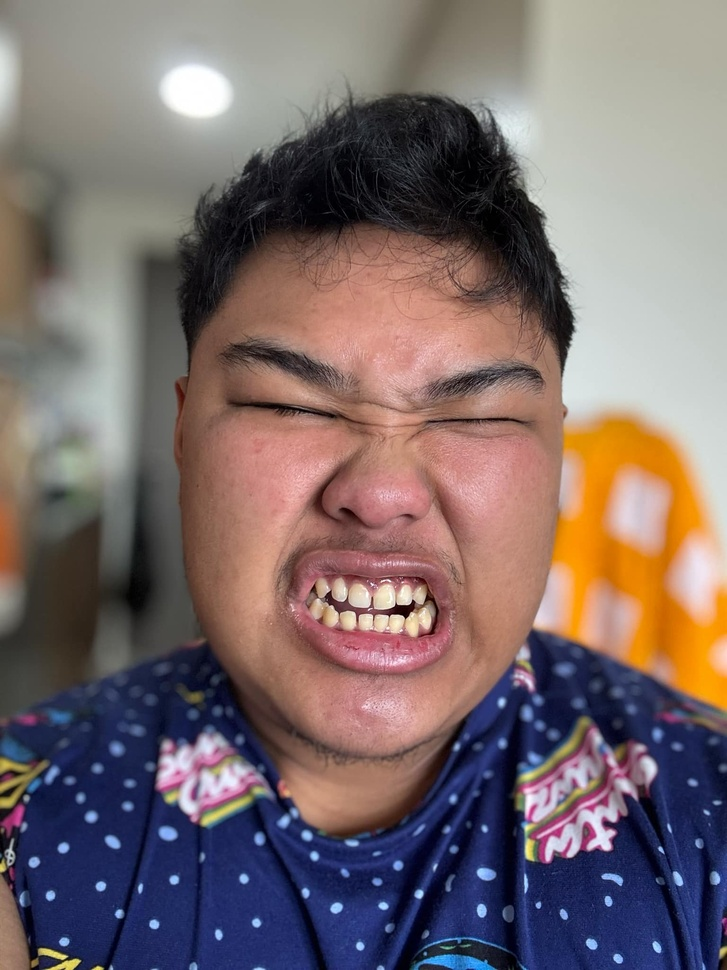
#> input picture QUIZ_2/1.jfif, 727 x 970 px, shrunk from 1536 x 2048 before the run, found by its file name
$ python test.py   (older library calls are emulated)
#> lines starting #> are read from the running program, lines starting #| are printed output that depends on the picture
import cv2
import numpy as np
import matplotlib.pyplot as plt

# Read the grayscale images
image1 = cv2.imread('QUIZ_2/1.jfif', cv2.IMREAD_GRAYSCALE)
#> image1: shape (970, 727); min 0, max 255, mean 111.7
image2 = cv2.imread('QUIZ_2/2.jfif', cv2.IMREAD_GRAYSCALE)
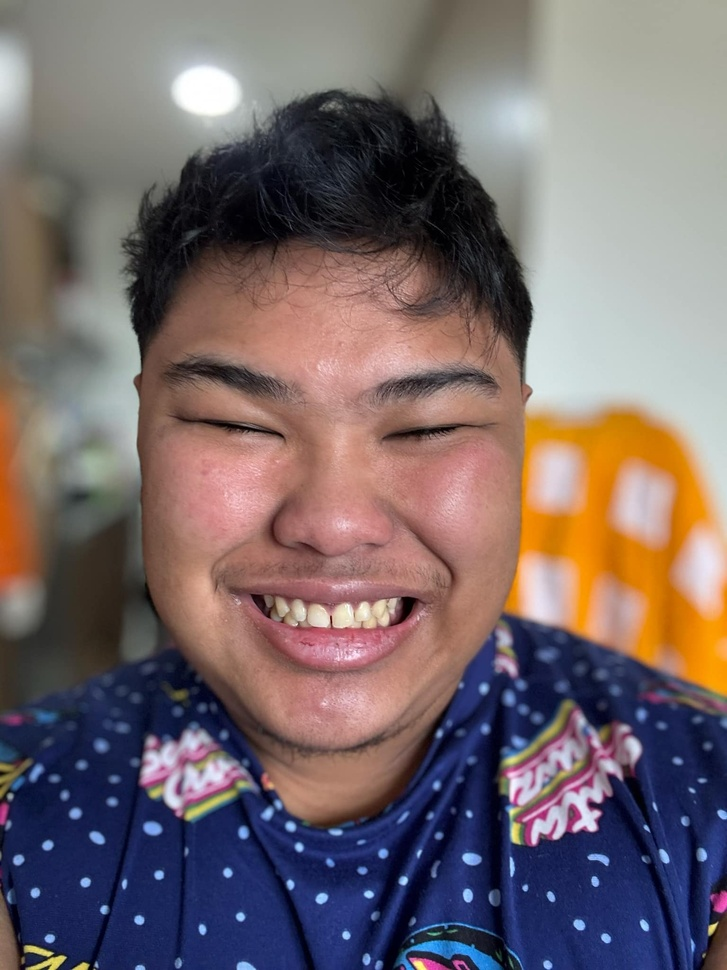
#> input picture QUIZ_2/2.jfif, 727 x 970 px, shrunk from 1536 x 2048 before the run, found by its file name
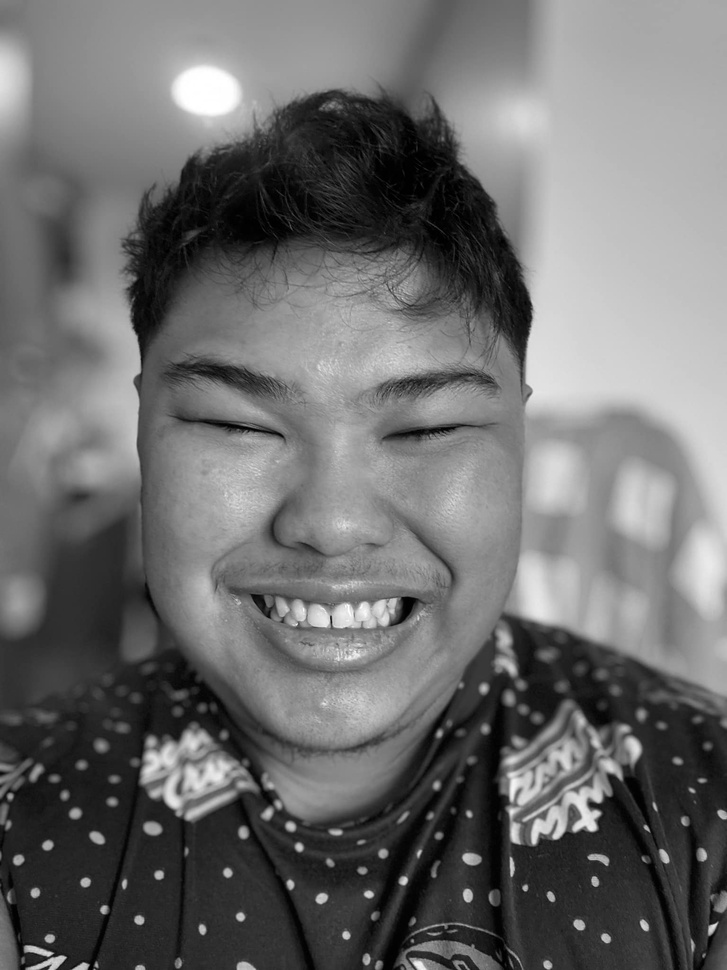
#> image2: shape (970, 727); min 0, max 255, mean 109.2

# Check if images are loaded properly
if image1 is None or image2 is None:
    print("Error: One or both images not found or unable to load.")
    exit()

# Function to apply edge detection methods
def apply_edge_detection(image):
    edges = {}

    # Original Image
    edges['Original'] = image

    # Laplacian Edge Detection
    laplacian = cv2.Laplacian(image, cv2.CV_64F)
    laplacian = cv2.convertScaleAbs(laplacian)
    edges['Laplacian'] = laplacian

    # Sobel Edge Detection
    sobelx = cv2.Sobel(image, cv2.CV_64F, 1, 0, ksize=3)  # X direction
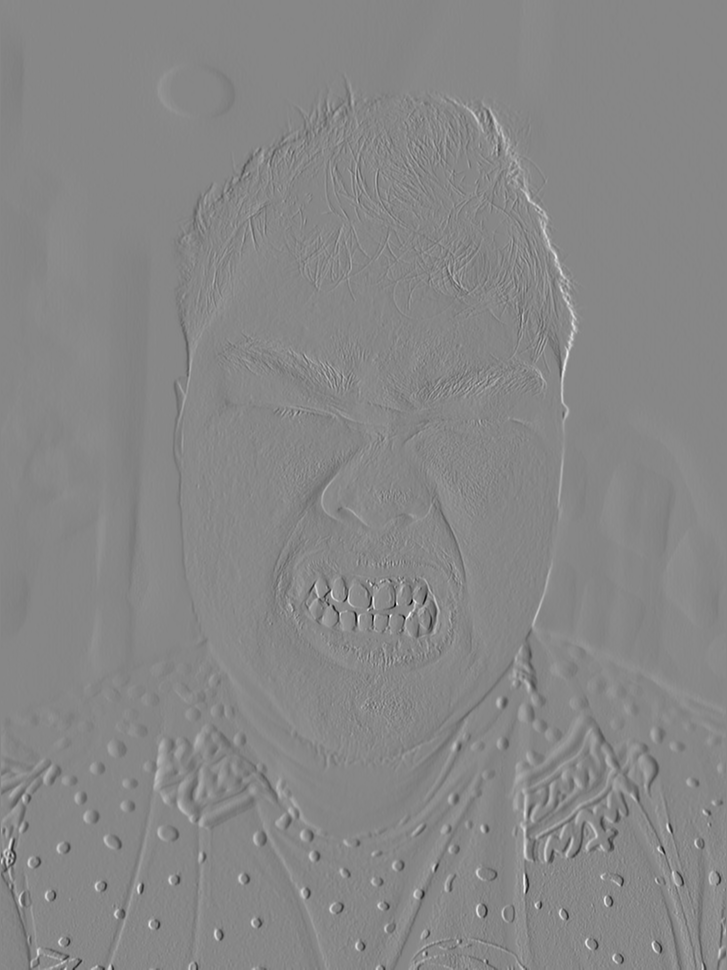
#> sobelx: shape (970, 727) float64; min -788, max 699, mean 0.4; drawn with min black and max white
    sobely = cv2.Sobel(image, cv2.CV_64F, 0, 1, ksize=3)  # Y direction
    sobel = cv2.magnitude(sobelx, sobely)
    sobel = cv2.convertScaleAbs(sobel)
    edges['Sobel'] = sobel

    # Canny Edge Detection without Gaussian Blur
    canny = cv2.Canny(image, 100, 200)
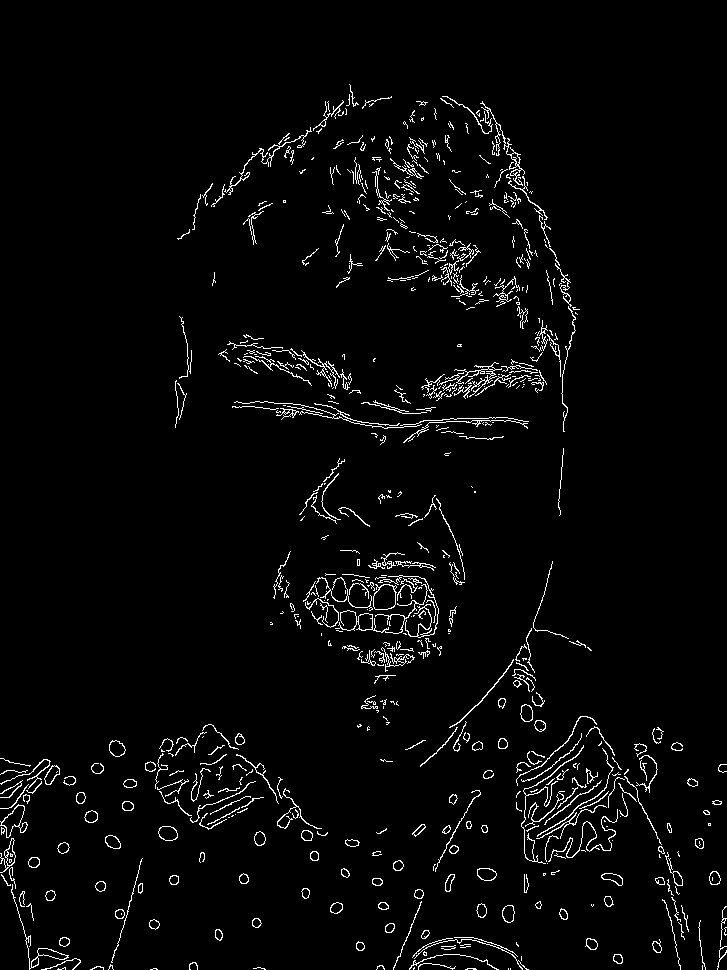
#> canny: shape (970, 727); 3.1% white in thin lines or dots
    edges['Canny'] = canny

    # Canny Edge Detection with Gaussian Blur
    blurred = cv2.GaussianBlur(image, (5, 5), 1.4)
    canny_blur = cv2.Canny(blurred, 100, 200)
#> canny_blur: shape (970, 727); 1.4% white in thin lines or dots
    edges['Canny with Gaussian Blur'] = canny_blur

    return edges

# Apply edge detection on both images
edges_image1 = apply_edge_detection(image1)
#> edges_image1 = 5 items
edges_image2 = apply_edge_detection(image2)
#> in apply_edge_detection (call 2), `sobel = cv2.convertScaleAbs(sobel)`:
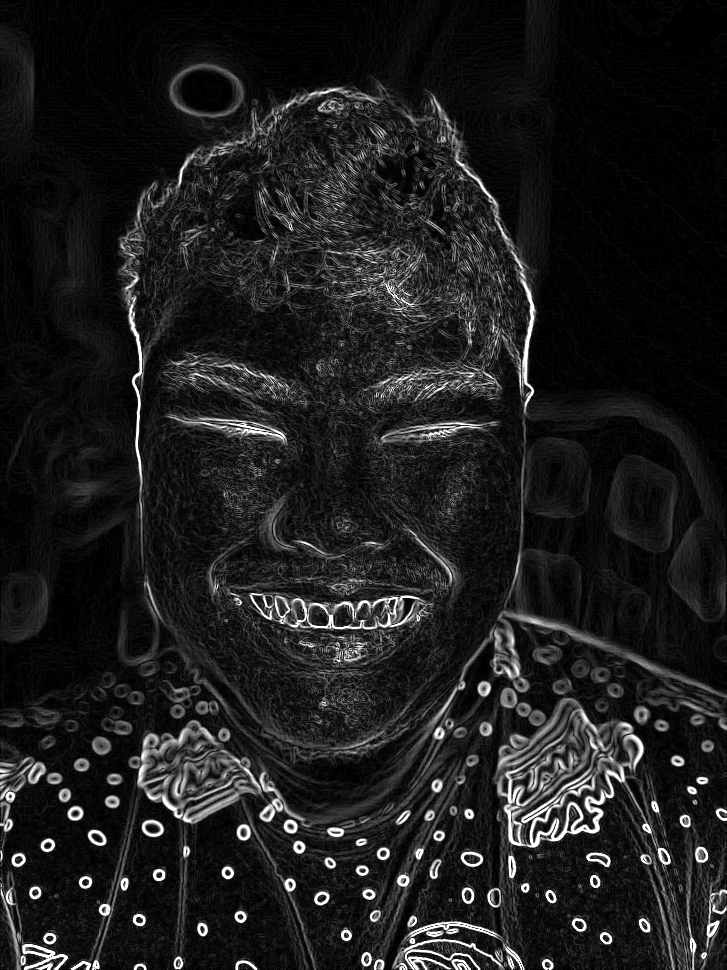
#> sobel: shape (970, 727); min 0, max 255, mean 29.6
#> in apply_edge_detection (call 2), `canny = cv2.Canny(image, 100, 200)`: canny: shape (970, 727); 2.5% white in thin lines or dots
#> in apply_edge_detection (call 2), `canny_blur = cv2.Canny(blurred, 100, 200)`:
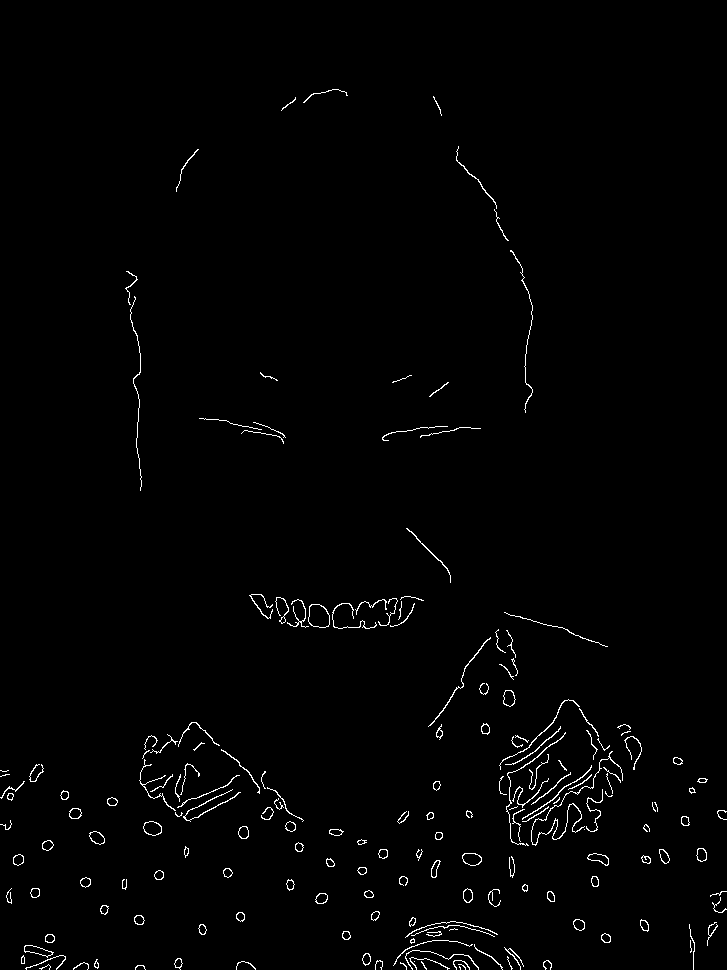
#> canny_blur: shape (970, 727); 1.3% white in thin lines or dots
#> edges_image2 = 5 items

# Function to display images side by side in one window
def display_results_in_one_window(edges_img1, edges_img2):
    titles = ['Original', 'Laplacian', 'Sobel', 'Canny', 'Canny with Gaussian Blur']
    images_img1 = [edges_img1[title] for title in titles]
#> images_img1 = 5 items
    images_img2 = [edges_img2[title] for title in titles]
#> images_img2 = 5 items

    plt.figure(figsize=(15, 6))

    for i in range(5):
        # Display images from Image 1 in the first row
        plt.subplot(2, 5, i + 1)
        plt.imshow(images_img1[i], cmap='gray')
        plt.title(f"{titles[i]} (Image 1)")
        plt.axis('off')

        # Display images from Image 2 in the second row
        plt.subplot(2, 5, i + 6)
        plt.imshow(images_img2[i], cmap='gray')
        plt.title(f"{titles[i]} (Image 2)")
        plt.axis('off')

    plt.tight_layout()
    plt.show()

# Display the results in one window
display_results_in_one_window(edges_image1, edges_image2)

# Document how each technique performs in identifying the unique shapes associated with a smile
def document_performance(edges, image_number):
    print(f"\nPerformance on Image {image_number}:")

    # Laplacian
    print("\nLaplacian Edge Detection:")
    print("- Highlights regions of rapid intensity change.")
    print("- May produce thicker edges and is sensitive to noise.")

    # Sobel
    print("\nSobel Edge Detection:")
    print("- Calculates gradient in x and y directions.")
    print("- Better at detecting edge orientation.")
    print("- Provides better edge continuity than Laplacian.")

    # Canny
    print("\nCanny Edge Detection:")
    print("- Multi-stage algorithm with noise reduction.")
    print("- Produces thin and precise edges.")
    print("- More effective in capturing subtle features like smile lines.")

    # Canny with Gaussian Blur
    print("\nCanny Edge Detection with Gaussian Blur:")
    print("- Pre-processing with Gaussian blur reduces noise.")
    print("- Enhances edge detection around mouth, cheeks, and eyes.")
    print("- Provides the clearest representation of smile-related features.")

# Document the performance for both images
document_performance(edges_image1, 1)
document_performance(edges_image2, 2)
